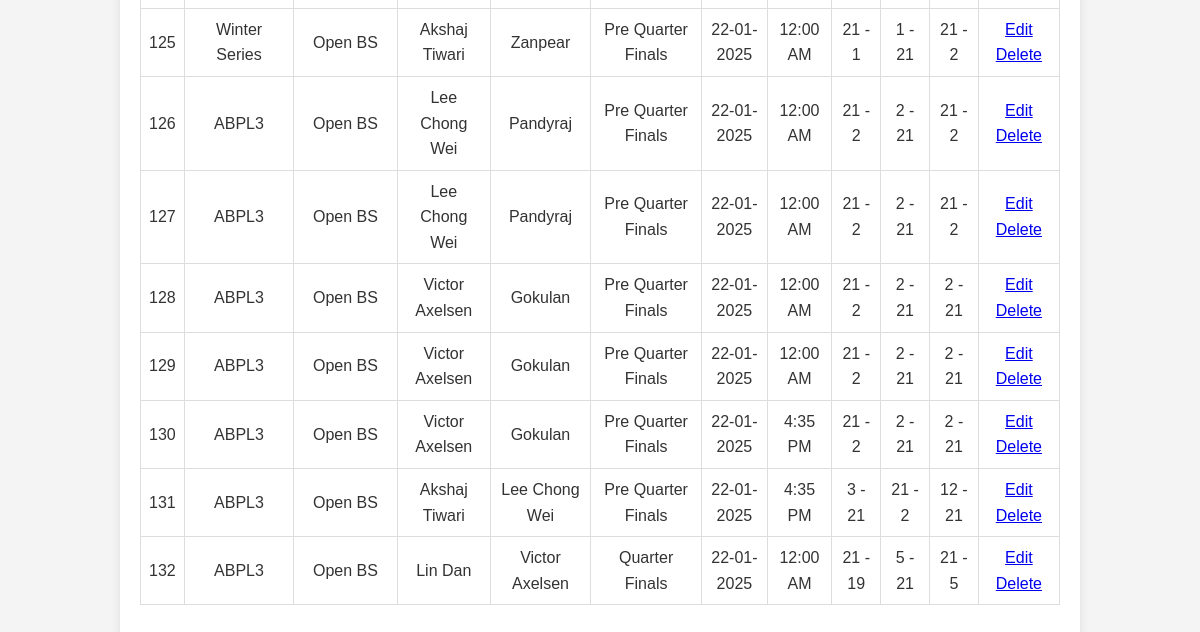
Page /matches.php (signed in, lower part) on the earlier database version.
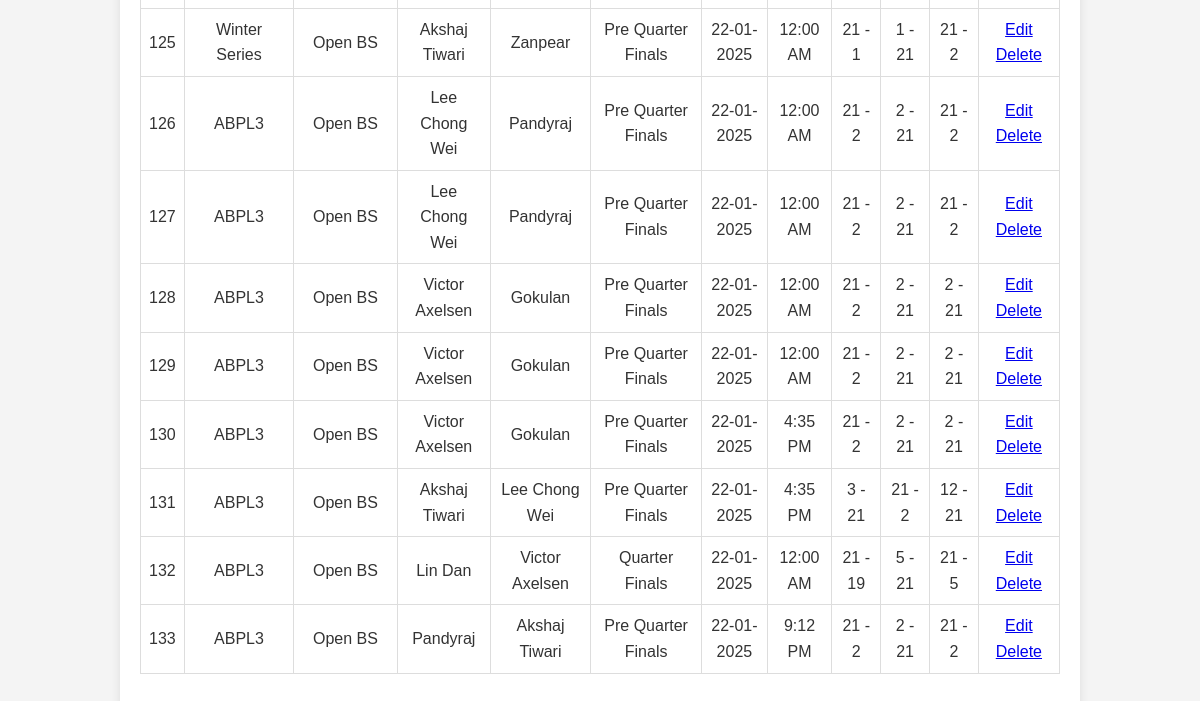
Same page on the later database version.
### tables this page shows
CREATE TABLE `matches` (
  `id` int(11) NOT NULL,
  `tournament_id` int(11) NOT NULL,
  `category_id` int(11) NOT NULL,
  `pool` enum('A','B') DEFAULT NULL,
  `player1_id` int(11) DEFAULT NULL,
  `player2_id` int(11) DEFAULT NULL,
  `pre_quarter` tinyint(1) DEFAULT 0,
  `quarter` tinyint(1) DEFAULT 0,
  `semi` tinyint(1) DEFAULT 0,
  `final` tinyint(1) DEFAULT 0,
  `set1_player1_points` int(11) DEFAULT 0,
  `set1_player2_points` int(11) DEFAULT 0,
  `set2_player1_points` int(11) DEFAULT 0,
  `set2_player2_points` int(11) DEFAULT 0,
  `set3_player1_points` int(11) DEFAULT 0,
  `set3_player2_points` int(11) DEFAULT 0,
  `created_by` int(11) DEFAULT NULL,
  `moderated_by` int(11) DEFAULT NULL,
  `stage` enum('Pre Quarter Finals','Quarter Finals','Semifinals','Finals','Preliminary') NOT NULL,
  `match_date` date DEFAULT NULL,
  `match_time` time DEFAULT NULL,
  `team1_player1_id` int(11) NOT NULL DEFAULT 0,
  `team1_player2_id` int(11) NOT NULL DEFAULT 0,
  `team2_player1_id` int(11) DEFAULT 0,
  `team2_player2_id` int(11) DEFAULT 0,
  `set1_team1_points` int(11) NOT NULL DEFAULT 0,
  `set1_team2_points` int(11) DEFAULT 0,
  `set2_team1_points` int(11) DEFAULT 0,
  `set2_team2_points` int(11) DEFAULT 0,
  `set3_team1_points` int(11) DEFAULT 0,
  `set3_team2_points` int(11) DEFAULT 0,
  `player3_id` int(11) DEFAULT NULL,
  `player4_id` int(11) DEFAULT NULL,
  `deleted_at` datetime DEFAULT NULL
);

CREATE TABLE `tournaments` (
  `id` int(11) NOT NULL,
  `name` varchar(255) NOT NULL,
  `created_by` int(11) DEFAULT NULL,
  `year` int(11) NOT NULL DEFAULT year(curdate()),
  `moderated_by` int(11) DEFAULT NULL
);

CREATE TABLE `categories` (
  `id` int(11) NOT NULL,
  `name` varchar(255) NOT NULL,
  `created_by` int(11) NOT NULL,
  `age_group` varchar(255) DEFAULT NULL,
  `sex` varchar(10) DEFAULT NULL,
  `type` enum('singles','doubles','mixed doubles') DEFAULT 'singles',
  `tournament_id` int(11) NOT NULL
);

CREATE TABLE `players` (
  `id` int(11) NOT NULL,
  `name` varchar(255) NOT NULL,
  `dob` date NOT NULL,
  `age` int(11) NOT NULL,
  `sex` enum('M','F') NOT NULL,
  `uid` varchar(100) NOT NULL,
  `password` varchar(255) NOT NULL,
  `created_by` int(11) DEFAULT NULL,
  `updated_at` timestamp NULL DEFAULT current_timestamp() ON UPDATE current_timestamp(),
  `category_id` int(11) DEFAULT 1,
  `created_at` timestamp NULL DEFAULT current_timestamp()
);

### matches.php (the view, shortened to what this page needs)
<?php
include 'header.php';
require 'auth.php';
$query = "
    SELECT m.id, t.name AS tournament_name, c.name AS category_name,
           p1.name AS player1_name, p2.name AS player2_name, m.stage,
           m.set1_player1_points, m.set1_player2_points,
           m.set2_player1_points, m.set2_player2_points,
           m.set3_player1_points, m.set3_player2_points,
           m.match_date, m.match_time
    FROM matches m
    LEFT JOIN tournaments t ON m.tournament_id = t.id
    LEFT JOIN categories c ON m.category_id = c.id
    LEFT JOIN players p1 ON m.player1_id = p1.id
    LEFT JOIN players p2 ON m.player2_id = p2.id
";
$stmt = $conn->prepare($query);
$stmt->execute();
$result = $stmt->get_result();
?>
<!DOCTYPE html>
<html lang="en">
<head>
    <link rel="stylesheet" href="style-table.css">
</head>
<body>
    <div class="container">
        <table>
            <tbody>
                <?php while ($row = $result->fetch_assoc()): ?>
                    <tr>
                        <td><?= htmlspecialchars($row['id']) ?></td>
                        <td><?= htmlspecialchars($row['tournament_name'] ?? 'N/A') ?></td>
                        <td><?= htmlspecialchars($row['category_name'] ?? 'N/A') ?></td>
                        <td><?= htmlspecialchars($row['player1_name'] ?? 'N/A') ?></td>
                        <td><?= htmlspecialchars($row['player2_name'] ?? 'N/A') ?></td>
                        <td><?= htmlspecialchars($row['stage'] ?? 'N/A') ?></td>
                        <td><?= htmlspecialchars(date('d-m-Y', strtotime($row['match_date'] ?? ''))) ?></td>
                        <td><?= htmlspecialchars(date('g:i A', strtotime($row['match_time'] ?? ''))) ?></td>
                        <td><?= htmlspecialchars($row['set1_player1_points'] ?? '0') ?> - <?= htmlspecialchars($row['set1_player2_points'] ?? '0') ?></td>
                        <td><?= htmlspecialchars($row['set2_player1_points'] ?? '0') ?> - <?= htmlspecialchars($row['set2_player2_points'] ?? '0') ?></td>
                        <td><?= htmlspecialchars($row['set3_player1_points'] ?? '0') ?> - <?= htmlspecialchars($row['set3_player2_points'] ?? '0') ?></td>
                        <td>
                            <a href="edit_match.php?id=<?= htmlspecialchars($row['id']) ?>" class="btn-edit">Edit</a>
                            <a href="delete_match.php?id=<?= htmlspecialchars($row['id']) ?>" class="btn-delete" onclick="return confirm('Are you sure you want to delete this match?')">Delete</a>
                        </td>
                    </tr>
                <?php endwhile; ?>
            </tbody>
        </table>
    </div>
</body>
</html>

### header.php (shortened to what this page needs)
<!DOCTYPE html>
<html lang="en">
<head>
        <link rel="stylesheet" type="text/css" href="styles1.css">
</head>
<body>
</body>
</html>

### styles1.css (style rules this page uses)
* { margin: 0; padding: 0; box-sizing: border-box; font-family: Arial, sans-serif; }
body { background-color: #f4f4f4; color: #333; line-height: 1.6; margin: 20px; padding: 0; }
.container { width: 80%; margin: auto; overflow: hidden; background: white; padding: 20px; box-shadow: 0px 0px 10px rgba(0, 0, 0, 0.1); border-radius: 5px; }
table { width: 100%; border-collapse: collapse; margin-top: 20px; }
table, th, td { border: 1px solid #ccc; }

### style-table.css (style rules this page uses)
body { font-family: Arial, sans-serif; margin: 0px; }
table { width: 100%; border-collapse: collapse; margin: 20px 0; }

### header.php (style rules this page uses)
body { margin: 0; padding: 0; font-family: Arial, sans-serif; line-height: 1.5; }

Differences in the rows shown:
added matches: id "133", tournament.name "ABPL3", category.name "Open BS", player1.name "Pandyraj", player2.name "Akshaj Tiwari", stage "Pre Quarter Finals", match_date "22-01-2025", match_time "9:12 PM", set1_player1_points "21", set1_player2_points "2", set2_player1_points "2", set2_player2_points "21", set3_player1_points "21", set3_player2_points "2"
